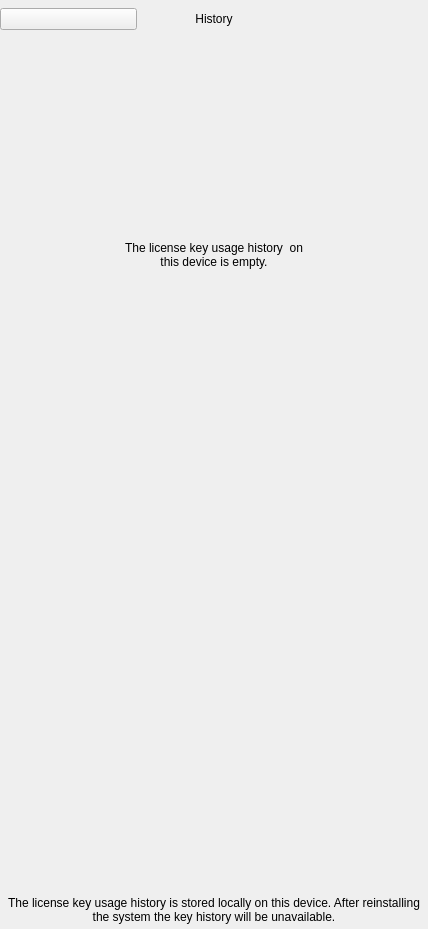
<?xml version="1.0" encoding="UTF-8"?>
<ui version="4.0">
 <class>History</class>
 <widget class="QWidget" name="History">
  <property name="geometry">
   <rect>
    <x>0</x>
    <y>0</y>
    <width>428</width>
    <height>929</height>
   </rect>
  </property>
  <property name="windowTitle">
   <string>Form</string>
  </property>
  <layout class="QHBoxLayout" name="horizontalLayout_3">
   <property name="spacing">
    <number>0</number>
   </property>
   <property name="leftMargin">
    <number>0</number>
   </property>
   <property name="topMargin">
    <number>0</number>
   </property>
   <property name="rightMargin">
    <number>0</number>
   </property>
   <property name="bottomMargin">
    <number>0</number>
   </property>
   <item>
    <widget class="DapGuiWidget" name="Background" native="true">
     <property name="cssStyle" stdset="0">
      <string>backgroundcolor</string>
     </property>
     <layout class="QHBoxLayout" name="horizontalLayout_2">
      <property name="spacing">
       <number>0</number>
      </property>
      <property name="leftMargin">
       <number>0</number>
      </property>
      <property name="topMargin">
       <number>0</number>
      </property>
      <property name="rightMargin">
       <number>0</number>
      </property>
      <property name="bottomMargin">
       <number>0</number>
      </property>
      <item>
       <widget class="DapGuiWidget" name="MainWidget" native="true">
        <property name="cssStyle" stdset="0">
         <string>base-widget</string>
        </property>
        <layout class="QVBoxLayout" name="verticalLayout_2">
         <property name="spacing">
          <number>8</number>
         </property>
         <property name="leftMargin">
          <number>0</number>
         </property>
         <property name="topMargin">
          <number>0</number>
         </property>
         <property name="rightMargin">
          <number>0</number>
         </property>
         <property name="bottomMargin">
          <number>0</number>
         </property>
         <item>
          <widget class="DapGuiWidget" name="kelGuiWidget_2" native="true">
           <property name="cssStyle" stdset="0">
            <string>history-top-spacer</string>
           </property>
          </widget>
         </item>
         <item>
          <layout class="QHBoxLayout" name="horizontalLayout">
           <item>
            <widget class="DapGuiPushButton" name="btnReturn">
             <property name="style">
              <enum>DapGuiPushButton::Close</enum>
             </property>
             <property name="custom" stdset="0">
              <url>
               <string>/gfx/light/ic_close.png</string>
              </url>
             </property>
             <property name="customHover" stdset="0">
              <url>
               <string>/gfx/light/ic_close_hover.png</string>
              </url>
             </property>
             <property name="customPushed" stdset="0">
              <url>
               <string>/gfx/light/ic_close_hover.png</string>
              </url>
             </property>
             <property name="cssStyle" stdset="0">
              <string>cwpb_close</string>
             </property>
            </widget>
           </item>
           <item>
            <widget class="DapGuiLabel" name="labelTitle">
             <property name="text">
              <string>History</string>
             </property>
             <property name="alignment">
              <set>Qt::AlignCenter</set>
             </property>
             <property name="cssStyle" stdset="0">
              <string>history-title-text font24 darkblue lato normalbold noborder nobackground</string>
             </property>
            </widget>
           </item>
           <item>
            <widget class="DapGuiWidget" name="kelGuiWidget" native="true">
             <property name="cssStyle" stdset="0">
              <string>cwb_close-btn</string>
             </property>
            </widget>
           </item>
          </layout>
         </item>
         <item>
          <widget class="DapGuiWidget" name="kelGuiWidget_3" native="true">
           <property name="sizePolicy">
            <sizepolicy hsizetype="Preferred" vsizetype="Fixed">
             <horstretch>0</horstretch>
             <verstretch>0</verstretch>
            </sizepolicy>
           </property>
           <property name="minimumSize">
            <size>
             <width>0</width>
             <height>0</height>
            </size>
           </property>
           <property name="maximumSize">
            <size>
             <width>16777215</width>
             <height>20</height>
            </size>
           </property>
           <property name="cssStyle" stdset="0">
            <string>history-top-content-spacer</string>
           </property>
          </widget>
         </item>
         <item>
          <widget class="DapGuiLabel" name="noKeyLabel">
           <property name="sizePolicy">
            <sizepolicy hsizetype="Preferred" vsizetype="Expanding">
             <horstretch>0</horstretch>
             <verstretch>0</verstretch>
            </sizepolicy>
           </property>
           <property name="text">
            <string>The license key usage history  on
this device is empty.</string>
           </property>
           <property name="alignment">
            <set>Qt::AlignCenter</set>
           </property>
           <property name="wordWrap">
            <bool>true</bool>
           </property>
           <property name="cssStyle" stdset="0">
            <string>base-widget lato font24 darkblue normal noborder nobackground margin-bottom28</string>
           </property>
          </widget>
         </item>
         <item>
          <widget class="HistoryModel" name="scrollArea">
           <property name="styleSheet">
            <string notr="true">background: rgba(0,0,0,0);</string>
           </property>
           <property name="frameShape">
            <enum>QFrame::NoFrame</enum>
           </property>
           <property name="verticalScrollBarPolicy">
            <enum>Qt::ScrollBarAlwaysOff</enum>
           </property>
           <property name="horizontalScrollBarPolicy">
            <enum>Qt::ScrollBarAlwaysOff</enum>
           </property>
           <property name="widgetResizable">
            <bool>true</bool>
           </property>
           <property name="alignment">
            <set>Qt::AlignLeading|Qt::AlignLeft|Qt::AlignTop</set>
           </property>
           <widget class="DapGuiWidget" name="scrollAreaWidgetContents">
            <property name="geometry">
             <rect>
              <x>0</x>
              <y>0</y>
              <width>428</width>
              <height>786</height>
             </rect>
            </property>
            <property name="cssStyle" stdset="0">
             <string>backgroundcolor</string>
            </property>
           </widget>
          </widget>
         </item>
         <item>
          <widget class="DapGuiLabel" name="kelGuiLabel">
           <property name="text">
            <string>The license key usage history is stored locally on this device. After reinstalling the system the key history will be unavailable.</string>
           </property>
           <property name="alignment">
            <set>Qt::AlignCenter</set>
           </property>
           <property name="wordWrap">
            <bool>true</bool>
           </property>
           <property name="cssStyle" stdset="0">
            <string>base-widget lato font16 gray_passive  noborder nobackground margin-bottom28</string>
           </property>
          </widget>
         </item>
         <item>
          <spacer name="verticalSpacer">
           <property name="orientation">
            <enum>Qt::Vertical</enum>
           </property>
           <property name="sizeType">
            <enum>QSizePolicy::Fixed</enum>
           </property>
           <property name="sizeHint" stdset="0">
            <size>
             <width>20</width>
             <height>5</height>
            </size>
           </property>
          </spacer>
         </item>
        </layout>
       </widget>
      </item>
     </layout>
    </widget>
   </item>
  </layout>
 </widget>
 <customwidgets>
  <customwidget>
   <class>DapGuiLabel</class>
   <extends>QLabel</extends>
   <header>dapguilabel.h</header>
  </customwidget>
  <customwidget>
   <class>DapGuiWidget</class>
   <extends>QWidget</extends>
   <header>dapguiwidget.h</header>
   <container>1</container>
  </customwidget>
  <customwidget>
   <class>DapGuiPushButton</class>
   <extends>QPushButton</extends>
   <header>dapguipushbutton.h</header>
  </customwidget>
  <customwidget>
   <class>HistoryModel</class>
   <extends>QScrollArea</extends>
   <header location="global">ui/model/historymodel.h</header>
   <container>1</container>
  </customwidget>
 </customwidgets>
 <resources/>
 <connections/>
</ui>
